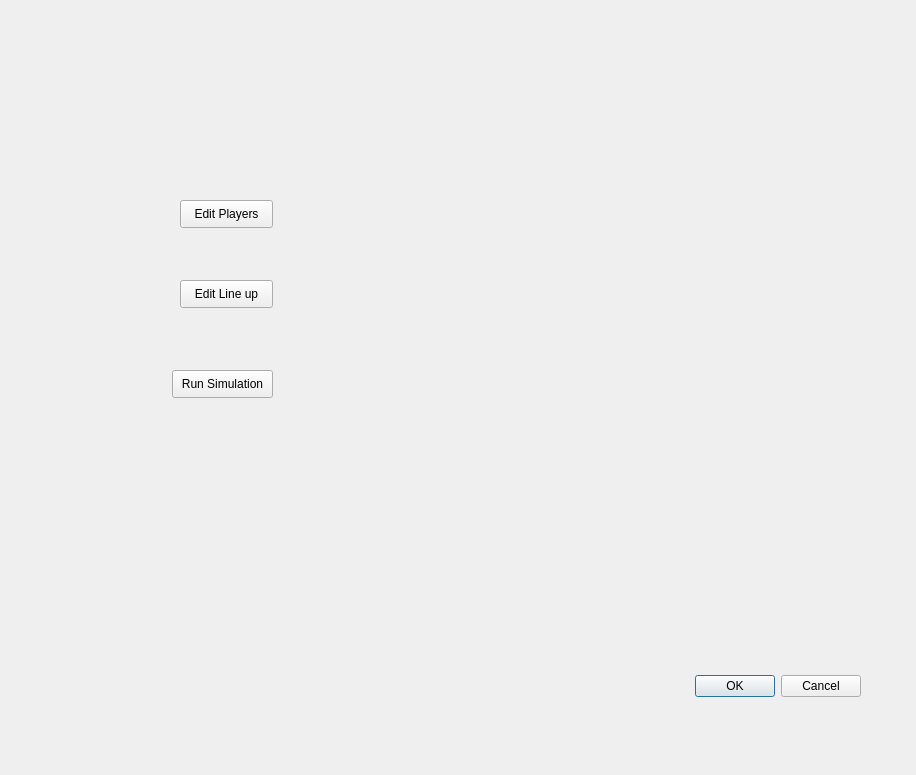
<?xml version="1.0" encoding="UTF-8"?>
<ui version="4.0">
 <class>Dialog</class>
 <widget class="QDialog" name="Dialog">
  <property name="geometry">
   <rect>
    <x>0</x>
    <y>0</y>
    <width>916</width>
    <height>775</height>
   </rect>
  </property>
  <property name="windowTitle">
   <string>Dialog</string>
  </property>
  <widget class="QDialogButtonBox" name="buttonBox">
   <property name="geometry">
    <rect>
     <x>520</x>
     <y>670</y>
     <width>341</width>
     <height>32</height>
    </rect>
   </property>
   <property name="orientation">
    <enum>Qt::Horizontal</enum>
   </property>
   <property name="standardButtons">
    <set>QDialogButtonBox::Cancel|QDialogButtonBox::Ok</set>
   </property>
  </widget>
  <widget class="QLabel" name="label">
   <property name="geometry">
    <rect>
     <x>140</x>
     <y>170</y>
     <width>55</width>
     <height>16</height>
    </rect>
   </property>
   <property name="text">
    <string/>
   </property>
  </widget>
  <widget class="QPushButton" name="pushButton">
   <property name="geometry">
    <rect>
     <x>180</x>
     <y>200</y>
     <width>93</width>
     <height>28</height>
    </rect>
   </property>
   <property name="text">
    <string>Edit Players</string>
   </property>
  </widget>
  <widget class="QPushButton" name="pushButton_3">
   <property name="geometry">
    <rect>
     <x>180</x>
     <y>280</y>
     <width>93</width>
     <height>28</height>
    </rect>
   </property>
   <property name="text">
    <string>Edit Line up</string>
   </property>
  </widget>
  <widget class="QPushButton" name="pushButton_2">
   <property name="geometry">
    <rect>
     <x>172</x>
     <y>370</y>
     <width>101</width>
     <height>28</height>
    </rect>
   </property>
   <property name="text">
    <string>Run Simulation</string>
   </property>
  </widget>
 </widget>
 <resources/>
 <connections>
  <connection>
   <sender>buttonBox</sender>
   <signal>accepted()</signal>
   <receiver>Dialog</receiver>
   <slot>accept()</slot>
   <hints>
    <hint type="sourcelabel">
     <x>248</x>
     <y>254</y>
    </hint>
    <hint type="destinationlabel">
     <x>157</x>
     <y>274</y>
    </hint>
   </hints>
  </connection>
  <connection>
   <sender>buttonBox</sender>
   <signal>rejected()</signal>
   <receiver>Dialog</receiver>
   <slot>reject()</slot>
   <hints>
    <hint type="sourcelabel">
     <x>316</x>
     <y>260</y>
    </hint>
    <hint type="destinationlabel">
     <x>286</x>
     <y>274</y>
    </hint>
   </hints>
  </connection>
 </connections>
</ui>
